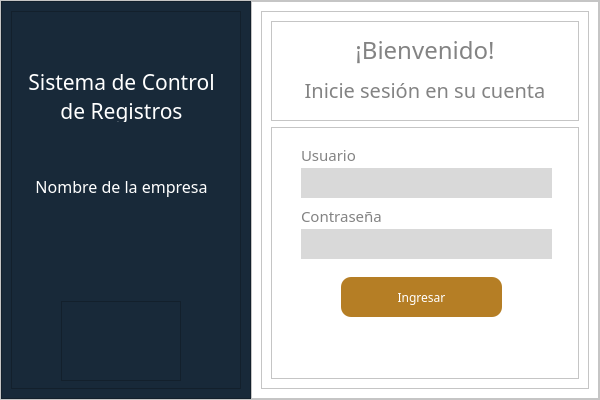
<?xml version="1.0" encoding="UTF-8"?>
<ui version="4.0">
 <class>login</class>
 <widget class="QMainWindow" name="login">
  <property name="geometry">
   <rect>
    <x>0</x>
    <y>0</y>
    <width>600</width>
    <height>400</height>
   </rect>
  </property>
  <property name="sizePolicy">
   <sizepolicy hsizetype="Fixed" vsizetype="Fixed">
    <horstretch>0</horstretch>
    <verstretch>0</verstretch>
   </sizepolicy>
  </property>
  <property name="minimumSize">
   <size>
    <width>600</width>
    <height>400</height>
   </size>
  </property>
  <property name="maximumSize">
   <size>
    <width>600</width>
    <height>400</height>
   </size>
  </property>
  <property name="windowTitle">
   <string>Sistema de Control de Inventarios - Inicio de sesión</string>
  </property>
  <property name="windowIcon">
   <iconset>
    <normaloff>icons/fa-logo.png</normaloff>icons/fa-logo.png</iconset>
  </property>
  <property name="styleSheet">
   <string notr="true">background-color: rgb(255, 255, 255);</string>
  </property>
  <widget class="QWidget" name="centralwidget">
   <property name="styleSheet">
    <string notr="true">font-family:&quot;Candara&quot;;</string>
   </property>
   <layout class="QHBoxLayout" name="horizontalLayout">
    <property name="spacing">
     <number>0</number>
    </property>
    <property name="leftMargin">
     <number>0</number>
    </property>
    <property name="topMargin">
     <number>0</number>
    </property>
    <property name="rightMargin">
     <number>0</number>
    </property>
    <property name="bottomMargin">
     <number>0</number>
    </property>
    <item>
     <widget class="QFrame" name="frame">
      <property name="frameShape">
       <enum>QFrame::StyledPanel</enum>
      </property>
      <property name="frameShadow">
       <enum>QFrame::Raised</enum>
      </property>
      <layout class="QHBoxLayout" name="horizontalLayout_2">
       <property name="spacing">
        <number>0</number>
       </property>
       <property name="leftMargin">
        <number>0</number>
       </property>
       <property name="topMargin">
        <number>0</number>
       </property>
       <property name="rightMargin">
        <number>0</number>
       </property>
       <property name="bottomMargin">
        <number>0</number>
       </property>
       <item>
        <widget class="QFrame" name="frame_2">
         <property name="maximumSize">
          <size>
           <width>250</width>
           <height>16777215</height>
          </size>
         </property>
         <property name="styleSheet">
          <string notr="true">background-color:#182939;</string>
         </property>
         <property name="frameShape">
          <enum>QFrame::StyledPanel</enum>
         </property>
         <property name="frameShadow">
          <enum>QFrame::Raised</enum>
         </property>
         <layout class="QHBoxLayout" name="horizontalLayout_3">
          <item>
           <widget class="QFrame" name="frame_4">
            <property name="frameShape">
             <enum>QFrame::StyledPanel</enum>
            </property>
            <property name="frameShadow">
             <enum>QFrame::Raised</enum>
            </property>
            <widget class="QLabel" name="label_2">
             <property name="geometry">
              <rect>
               <x>10</x>
               <y>60</y>
               <width>201</width>
               <height>51</height>
              </rect>
             </property>
             <property name="font">
              <font>
               <family>Candara</family>
               <pointsize>16</pointsize>
              </font>
             </property>
             <property name="styleSheet">
              <string notr="true">color:white;
</string>
             </property>
             <property name="text">
              <string>Sistema de Control de Registros</string>
             </property>
             <property name="alignment">
              <set>Qt::AlignCenter</set>
             </property>
             <property name="wordWrap">
              <bool>true</bool>
             </property>
            </widget>
            <widget class="QFrame" name="frame_5">
             <property name="geometry">
              <rect>
               <x>50</x>
               <y>290</y>
               <width>120</width>
               <height>80</height>
              </rect>
             </property>
             <property name="frameShape">
              <enum>QFrame::StyledPanel</enum>
             </property>
             <property name="frameShadow">
              <enum>QFrame::Raised</enum>
             </property>
            </widget>
            <widget class="QLabel" name="label_3">
             <property name="geometry">
              <rect>
               <x>10</x>
               <y>150</y>
               <width>201</width>
               <height>51</height>
              </rect>
             </property>
             <property name="font">
              <font>
               <family>Candara</family>
               <pointsize>12</pointsize>
              </font>
             </property>
             <property name="styleSheet">
              <string notr="true">color:white;
</string>
             </property>
             <property name="text">
              <string>Nombre de la empresa</string>
             </property>
             <property name="alignment">
              <set>Qt::AlignCenter</set>
             </property>
             <property name="wordWrap">
              <bool>true</bool>
             </property>
            </widget>
           </widget>
          </item>
         </layout>
        </widget>
       </item>
       <item>
        <widget class="QFrame" name="frame_3">
         <property name="frameShape">
          <enum>QFrame::StyledPanel</enum>
         </property>
         <property name="frameShadow">
          <enum>QFrame::Raised</enum>
         </property>
         <layout class="QHBoxLayout" name="horizontalLayout_4">
          <item>
           <widget class="QFrame" name="frame_6">
            <property name="frameShape">
             <enum>QFrame::StyledPanel</enum>
            </property>
            <property name="frameShadow">
             <enum>QFrame::Raised</enum>
            </property>
            <layout class="QVBoxLayout" name="verticalLayout">
             <item>
              <widget class="QFrame" name="frame_7">
               <property name="maximumSize">
                <size>
                 <width>16777215</width>
                 <height>100</height>
                </size>
               </property>
               <property name="frameShape">
                <enum>QFrame::StyledPanel</enum>
               </property>
               <property name="frameShadow">
                <enum>QFrame::Raised</enum>
               </property>
               <layout class="QVBoxLayout" name="verticalLayout_2">
                <item>
                 <widget class="QLabel" name="label_19">
                  <property name="minimumSize">
                   <size>
                    <width>0</width>
                    <height>30</height>
                   </size>
                  </property>
                  <property name="maximumSize">
                   <size>
                    <width>16777215</width>
                    <height>30</height>
                   </size>
                  </property>
                  <property name="font">
                   <font>
                    <family>Candara</family>
                    <pointsize>18</pointsize>
                   </font>
                  </property>
                  <property name="styleSheet">
                   <string notr="true">color:#838383;</string>
                  </property>
                  <property name="text">
                   <string>¡Bienvenido!</string>
                  </property>
                  <property name="alignment">
                   <set>Qt::AlignCenter</set>
                  </property>
                 </widget>
                </item>
                <item>
                 <widget class="QLabel" name="label_20">
                  <property name="minimumSize">
                   <size>
                    <width>0</width>
                    <height>30</height>
                   </size>
                  </property>
                  <property name="maximumSize">
                   <size>
                    <width>16777215</width>
                    <height>30</height>
                   </size>
                  </property>
                  <property name="font">
                   <font>
                    <family>Candara</family>
                    <pointsize>15</pointsize>
                   </font>
                  </property>
                  <property name="styleSheet">
                   <string notr="true">color:#838383;</string>
                  </property>
                  <property name="text">
                   <string>Inicie sesión en su cuenta</string>
                  </property>
                  <property name="alignment">
                   <set>Qt::AlignCenter</set>
                  </property>
                 </widget>
                </item>
               </layout>
              </widget>
             </item>
             <item>
              <widget class="QFrame" name="frame_8">
               <property name="frameShape">
                <enum>QFrame::StyledPanel</enum>
               </property>
               <property name="frameShadow">
                <enum>QFrame::Raised</enum>
               </property>
               <widget class="QLabel" name="label_21">
                <property name="geometry">
                 <rect>
                  <x>30</x>
                  <y>20</y>
                  <width>165</width>
                  <height>15</height>
                 </rect>
                </property>
                <property name="maximumSize">
                 <size>
                  <width>16777215</width>
                  <height>30</height>
                 </size>
                </property>
                <property name="font">
                 <font>
                  <family>Candara</family>
                  <pointsize>11</pointsize>
                 </font>
                </property>
                <property name="styleSheet">
                 <string notr="true">color:#838383;</string>
                </property>
                <property name="text">
                 <string>Usuario</string>
                </property>
               </widget>
               <widget class="QLineEdit" name="txtLoginUser">
                <property name="geometry">
                 <rect>
                  <x>30</x>
                  <y>41</y>
                  <width>251</width>
                  <height>30</height>
                 </rect>
                </property>
                <property name="minimumSize">
                 <size>
                  <width>0</width>
                  <height>30</height>
                 </size>
                </property>
                <property name="font">
                 <font>
                  <family>Candara</family>
                 </font>
                </property>
                <property name="styleSheet">
                 <string notr="true">background-color:#D9D9D9;
border:none;</string>
                </property>
               </widget>
               <widget class="QLineEdit" name="txtLoginPassword">
                <property name="geometry">
                 <rect>
                  <x>30</x>
                  <y>102</y>
                  <width>251</width>
                  <height>30</height>
                 </rect>
                </property>
                <property name="minimumSize">
                 <size>
                  <width>0</width>
                  <height>30</height>
                 </size>
                </property>
                <property name="font">
                 <font>
                  <family>Candara</family>
                 </font>
                </property>
                <property name="styleSheet">
                 <string notr="true">QLineEdit{background-color:#D9D9D9;
border:none;
}
</string>
                </property>
                <property name="inputMask">
                 <string/>
                </property>
                <property name="echoMode">
                 <enum>QLineEdit::Password</enum>
                </property>
               </widget>
               <widget class="QLabel" name="label_22">
                <property name="geometry">
                 <rect>
                  <x>30</x>
                  <y>81</y>
                  <width>165</width>
                  <height>15</height>
                 </rect>
                </property>
                <property name="maximumSize">
                 <size>
                  <width>16777215</width>
                  <height>30</height>
                 </size>
                </property>
                <property name="font">
                 <font>
                  <family>Candara</family>
                  <pointsize>11</pointsize>
                 </font>
                </property>
                <property name="styleSheet">
                 <string notr="true">color:#838383;</string>
                </property>
                <property name="text">
                 <string>Contraseña</string>
                </property>
               </widget>
               <widget class="QPushButton" name="btnLogin">
                <property name="geometry">
                 <rect>
                  <x>70</x>
                  <y>150</y>
                  <width>161</width>
                  <height>40</height>
                 </rect>
                </property>
                <property name="minimumSize">
                 <size>
                  <width>0</width>
                  <height>40</height>
                 </size>
                </property>
                <property name="maximumSize">
                 <size>
                  <width>200</width>
                  <height>16777215</height>
                 </size>
                </property>
                <property name="font">
                 <font>
                  <family>Candara</family>
                 </font>
                </property>
                <property name="styleSheet">
                 <string notr="true">QPushButton{
background-color:#B57E25;
border:none;
color: white;
text-align: center;
padding: 0px 15px;
border-radius:10px;

}
QPushButton:hover{
	background-color:#007DDA;
	background-color: #56648F;
	
}</string>
                </property>
                <property name="text">
                 <string>Ingresar</string>
                </property>
               </widget>
              </widget>
             </item>
            </layout>
           </widget>
          </item>
         </layout>
        </widget>
       </item>
      </layout>
     </widget>
    </item>
   </layout>
  </widget>
 </widget>
 <resources/>
 <connections/>
</ui>
